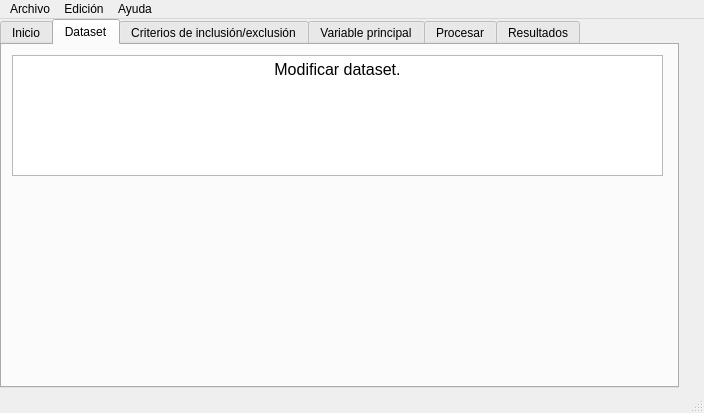
<?xml version="1.0" encoding="UTF-8"?>
<ui version="4.0">
 <class>ventana_registro_pacientes</class>
 <widget class="QMainWindow" name="ventana_registro_pacientes">
  <property name="geometry">
   <rect>
    <x>0</x>
    <y>0</y>
    <width>704</width>
    <height>413</height>
   </rect>
  </property>
  <property name="windowTitle">
   <string>Hamelin</string>
  </property>
  <widget class="QWidget" name="centralwidget">
   <widget class="QTabWidget" name="tabWidget">
    <property name="enabled">
     <bool>true</bool>
    </property>
    <property name="geometry">
     <rect>
      <x>0</x>
      <y>0</y>
      <width>679</width>
      <height>369</height>
     </rect>
    </property>
    <property name="currentIndex">
     <number>1</number>
    </property>
    <widget class="QWidget" name="tab_inicio">
     <property name="cursor">
      <cursorShape>ArrowCursor</cursorShape>
     </property>
     <property name="accessibleName">
      <string/>
     </property>
     <attribute name="title">
      <string>Inicio</string>
     </attribute>
     <widget class="QTextEdit" name="textEdit">
      <property name="geometry">
       <rect>
        <x>10</x>
        <y>10</y>
        <width>651</width>
        <height>121</height>
       </rect>
      </property>
      <property name="html">
       <string>&lt;!DOCTYPE HTML PUBLIC &quot;-//W3C//DTD HTML 4.0//EN&quot; &quot;http://www.w3.org/TR/REC-html40/strict.dtd&quot;&gt;
&lt;html&gt;&lt;head&gt;&lt;meta name=&quot;qrichtext&quot; content=&quot;1&quot; /&gt;&lt;meta charset=&quot;utf-8&quot; /&gt;&lt;style type=&quot;text/css&quot;&gt;
p, li { white-space: pre-wrap; }
hr { height: 1px; border-width: 0; }
li.unchecked::marker { content: &quot;\2610&quot;; }
li.checked::marker { content: &quot;\2612&quot;; }
&lt;/style&gt;&lt;/head&gt;&lt;body style=&quot; font-family:'Sans Serif'; font-size:9pt; font-weight:400; font-style:normal;&quot;&gt;
&lt;p align=&quot;center&quot; style=&quot; margin-top:0px; margin-bottom:0px; margin-left:0px; margin-right:0px; -qt-block-indent:0; text-indent:0px;&quot;&gt;&lt;span style=&quot; font-size:12pt;&quot;&gt;Volver a la pantalla de inicio.&lt;/span&gt;&lt;/p&gt;&lt;/body&gt;&lt;/html&gt;</string>
      </property>
     </widget>
     <widget class="QPushButton" name="pushButton_3">
      <property name="geometry">
       <rect>
        <x>290</x>
        <y>170</y>
        <width>83</width>
        <height>22</height>
       </rect>
      </property>
      <property name="text">
       <string>Inicio</string>
      </property>
     </widget>
    </widget>
    <widget class="QWidget" name="tab_dataset">
     <attribute name="title">
      <string>Dataset</string>
     </attribute>
     <widget class="QTextEdit" name="textEdit_2">
      <property name="geometry">
       <rect>
        <x>10</x>
        <y>10</y>
        <width>651</width>
        <height>121</height>
       </rect>
      </property>
      <property name="html">
       <string>&lt;!DOCTYPE HTML PUBLIC &quot;-//W3C//DTD HTML 4.0//EN&quot; &quot;http://www.w3.org/TR/REC-html40/strict.dtd&quot;&gt;
&lt;html&gt;&lt;head&gt;&lt;meta name=&quot;qrichtext&quot; content=&quot;1&quot; /&gt;&lt;meta charset=&quot;utf-8&quot; /&gt;&lt;style type=&quot;text/css&quot;&gt;
p, li { white-space: pre-wrap; }
hr { height: 1px; border-width: 0; }
li.unchecked::marker { content: &quot;\2610&quot;; }
li.checked::marker { content: &quot;\2612&quot;; }
&lt;/style&gt;&lt;/head&gt;&lt;body style=&quot; font-family:'Sans Serif'; font-size:9pt; font-weight:400; font-style:normal;&quot;&gt;
&lt;p align=&quot;center&quot; style=&quot; margin-top:0px; margin-bottom:0px; margin-left:0px; margin-right:0px; -qt-block-indent:0; text-indent:0px;&quot;&gt;&lt;span style=&quot; font-size:12pt;&quot;&gt;Modificar dataset.&lt;/span&gt;&lt;/p&gt;&lt;/body&gt;&lt;/html&gt;</string>
      </property>
     </widget>
     <widget class="QWidget" name="widget" native="true">
      <property name="geometry">
       <rect>
        <x>10</x>
        <y>150</y>
        <width>651</width>
        <height>161</height>
       </rect>
      </property>
     </widget>
    </widget>
    <widget class="QWidget" name="tab_criterios_inclusion_exclusion">
     <attribute name="title">
      <string>Criterios de inclusión/exclusión</string>
     </attribute>
     <widget class="QTextEdit" name="textEdit_3">
      <property name="geometry">
       <rect>
        <x>10</x>
        <y>10</y>
        <width>651</width>
        <height>121</height>
       </rect>
      </property>
      <property name="html">
       <string>&lt;!DOCTYPE HTML PUBLIC &quot;-//W3C//DTD HTML 4.0//EN&quot; &quot;http://www.w3.org/TR/REC-html40/strict.dtd&quot;&gt;
&lt;html&gt;&lt;head&gt;&lt;meta name=&quot;qrichtext&quot; content=&quot;1&quot; /&gt;&lt;meta charset=&quot;utf-8&quot; /&gt;&lt;style type=&quot;text/css&quot;&gt;
p, li { white-space: pre-wrap; }
hr { height: 1px; border-width: 0; }
li.unchecked::marker { content: &quot;\2610&quot;; }
li.checked::marker { content: &quot;\2612&quot;; }
&lt;/style&gt;&lt;/head&gt;&lt;body style=&quot; font-family:'Sans Serif'; font-size:9pt; font-weight:400; font-style:normal;&quot;&gt;
&lt;p align=&quot;center&quot; style=&quot; margin-top:0px; margin-bottom:0px; margin-left:0px; margin-right:0px; -qt-block-indent:0; text-indent:0px;&quot;&gt;&lt;span style=&quot; font-size:12pt;&quot;&gt;Indica los criterios de inclusión y exclusión.&lt;/span&gt;&lt;/p&gt;&lt;/body&gt;&lt;/html&gt;</string>
      </property>
     </widget>
     <widget class="QListWidget" name="listWidget_2">
      <property name="geometry">
       <rect>
        <x>10</x>
        <y>140</y>
        <width>651</width>
        <height>192</height>
       </rect>
      </property>
      <property name="selectionMode">
       <enum>QAbstractItemView::SelectionMode::MultiSelection</enum>
      </property>
      <item>
       <property name="text">
        <string>Pacientes con consentimiento informado</string>
       </property>
      </item>
      <item>
       <property name="text">
        <string>Pacientes de cualquier edad y sexo, incluyendo menores de edad y embarazadas</string>
       </property>
      </item>
      <item>
       <property name="text">
        <string>Ingreso hospitalario con diagnóstico de COVID-19 según los criterios clínicos y microbiológicos que se establezcan por las Autoridades Sanitarias y la práctica clínica (éstos pueden modificarse en base al “Documento técnico. Manejo clínico del COVID-19: atención hospitalaria” del Ministerio de Sanidad)</string>
       </property>
      </item>
      <item>
       <property name="text">
        <string>Pacientes que reciban cualquier tratamiento específico para tratar la enfermedad COVID-19 (según el “Documento Técnico. Manejo clínico del COVID-19: tratamiento medico” del Ministerio de Sanidad, y “Tratamientos disponibles para el manejo de la infección respiratoria por SARS-CoV-2” de la AEMPS)</string>
       </property>
      </item>
      <item>
       <property name="text">
        <string>Pacientes que ingresen pero no reciban un tratamiento específico para tratar la enfermedad COVID-19</string>
       </property>
      </item>
     </widget>
    </widget>
    <widget class="QWidget" name="tab_variable_principal">
     <attribute name="title">
      <string>Variable principal</string>
     </attribute>
     <widget class="QTextEdit" name="textEdit_4">
      <property name="geometry">
       <rect>
        <x>10</x>
        <y>10</y>
        <width>651</width>
        <height>121</height>
       </rect>
      </property>
      <property name="html">
       <string>&lt;!DOCTYPE HTML PUBLIC &quot;-//W3C//DTD HTML 4.0//EN&quot; &quot;http://www.w3.org/TR/REC-html40/strict.dtd&quot;&gt;
&lt;html&gt;&lt;head&gt;&lt;meta name=&quot;qrichtext&quot; content=&quot;1&quot; /&gt;&lt;meta charset=&quot;utf-8&quot; /&gt;&lt;style type=&quot;text/css&quot;&gt;
p, li { white-space: pre-wrap; }
hr { height: 1px; border-width: 0; }
li.unchecked::marker { content: &quot;\2610&quot;; }
li.checked::marker { content: &quot;\2612&quot;; }
&lt;/style&gt;&lt;/head&gt;&lt;body style=&quot; font-family:'Sans Serif'; font-size:9pt; font-weight:400; font-style:normal;&quot;&gt;
&lt;p align=&quot;center&quot; style=&quot; margin-top:0px; margin-bottom:0px; margin-left:0px; margin-right:0px; -qt-block-indent:0; text-indent:0px;&quot;&gt;&lt;span style=&quot; font-size:12pt;&quot;&gt;Selecciona la variable principal.&lt;/span&gt;&lt;/p&gt;&lt;/body&gt;&lt;/html&gt;</string>
      </property>
     </widget>
     <widget class="QListWidget" name="listWidget_3">
      <property name="geometry">
       <rect>
        <x>10</x>
        <y>140</y>
        <width>651</width>
        <height>192</height>
       </rect>
      </property>
      <property name="selectionMode">
       <enum>QAbstractItemView::SelectionMode::MultiSelection</enum>
      </property>
      <item>
       <property name="text">
        <string>Respuesta al tratamiento</string>
       </property>
      </item>
      <item>
       <property name="text">
        <string>Recuperación</string>
       </property>
      </item>
      <item>
       <property name="text">
        <string>Mortalidad</string>
       </property>
      </item>
     </widget>
    </widget>
    <widget class="QWidget" name="tab_procesar">
     <attribute name="title">
      <string>Procesar</string>
     </attribute>
     <widget class="QTextEdit" name="textEdit_5">
      <property name="geometry">
       <rect>
        <x>10</x>
        <y>10</y>
        <width>651</width>
        <height>121</height>
       </rect>
      </property>
      <property name="html">
       <string>&lt;!DOCTYPE HTML PUBLIC &quot;-//W3C//DTD HTML 4.0//EN&quot; &quot;http://www.w3.org/TR/REC-html40/strict.dtd&quot;&gt;
&lt;html&gt;&lt;head&gt;&lt;meta name=&quot;qrichtext&quot; content=&quot;1&quot; /&gt;&lt;meta charset=&quot;utf-8&quot; /&gt;&lt;style type=&quot;text/css&quot;&gt;
p, li { white-space: pre-wrap; }
hr { height: 1px; border-width: 0; }
li.unchecked::marker { content: &quot;\2610&quot;; }
li.checked::marker { content: &quot;\2612&quot;; }
&lt;/style&gt;&lt;/head&gt;&lt;body style=&quot; font-family:'Sans Serif'; font-size:9pt; font-weight:400; font-style:normal;&quot;&gt;
&lt;p align=&quot;center&quot; style=&quot; margin-top:0px; margin-bottom:0px; margin-left:0px; margin-right:0px; -qt-block-indent:0; text-indent:0px;&quot;&gt;&lt;span style=&quot; font-size:12pt;&quot;&gt;Procesar el dataset.&lt;/span&gt;&lt;/p&gt;&lt;/body&gt;&lt;/html&gt;</string>
      </property>
     </widget>
     <widget class="QPushButton" name="pushButton">
      <property name="geometry">
       <rect>
        <x>290</x>
        <y>180</y>
        <width>83</width>
        <height>22</height>
       </rect>
      </property>
      <property name="text">
       <string>Procesar</string>
      </property>
     </widget>
    </widget>
    <widget class="QWidget" name="tab_resultados">
     <attribute name="title">
      <string>Resultados</string>
     </attribute>
     <widget class="QTextEdit" name="textEdit_6">
      <property name="geometry">
       <rect>
        <x>10</x>
        <y>10</y>
        <width>651</width>
        <height>121</height>
       </rect>
      </property>
      <property name="html">
       <string>&lt;!DOCTYPE HTML PUBLIC &quot;-//W3C//DTD HTML 4.0//EN&quot; &quot;http://www.w3.org/TR/REC-html40/strict.dtd&quot;&gt;
&lt;html&gt;&lt;head&gt;&lt;meta name=&quot;qrichtext&quot; content=&quot;1&quot; /&gt;&lt;meta charset=&quot;utf-8&quot; /&gt;&lt;style type=&quot;text/css&quot;&gt;
p, li { white-space: pre-wrap; }
hr { height: 1px; border-width: 0; }
li.unchecked::marker { content: &quot;\2610&quot;; }
li.checked::marker { content: &quot;\2612&quot;; }
&lt;/style&gt;&lt;/head&gt;&lt;body style=&quot; font-family:'Sans Serif'; font-size:9pt; font-weight:400; font-style:normal;&quot;&gt;
&lt;p align=&quot;center&quot; style=&quot; margin-top:0px; margin-bottom:0px; margin-left:0px; margin-right:0px; -qt-block-indent:0; text-indent:0px;&quot;&gt;&lt;span style=&quot; font-size:12pt;&quot;&gt;Resultados del procesado del dataset.&lt;/span&gt;&lt;/p&gt;&lt;/body&gt;&lt;/html&gt;</string>
      </property>
     </widget>
    </widget>
   </widget>
  </widget>
  <widget class="QMenuBar" name="menubar">
   <property name="geometry">
    <rect>
     <x>0</x>
     <y>0</y>
     <width>704</width>
     <height>19</height>
    </rect>
   </property>
   <widget class="QMenu" name="menuArchivo">
    <property name="title">
     <string>Archivo</string>
    </property>
   </widget>
   <widget class="QMenu" name="menuEdici_n">
    <property name="title">
     <string>Edición</string>
    </property>
   </widget>
   <widget class="QMenu" name="menuAyuda">
    <property name="title">
     <string>Ayuda</string>
    </property>
    <addaction name="actionAcerca_de_Hamelin"/>
   </widget>
   <addaction name="menuArchivo"/>
   <addaction name="menuEdici_n"/>
   <addaction name="menuAyuda"/>
  </widget>
  <widget class="QStatusBar" name="statusbar"/>
  <action name="actionAcerca_de_Hamelin">
   <property name="text">
    <string>Acerca de Hamelin</string>
   </property>
  </action>
 </widget>
 <resources/>
 <connections/>
</ui>
